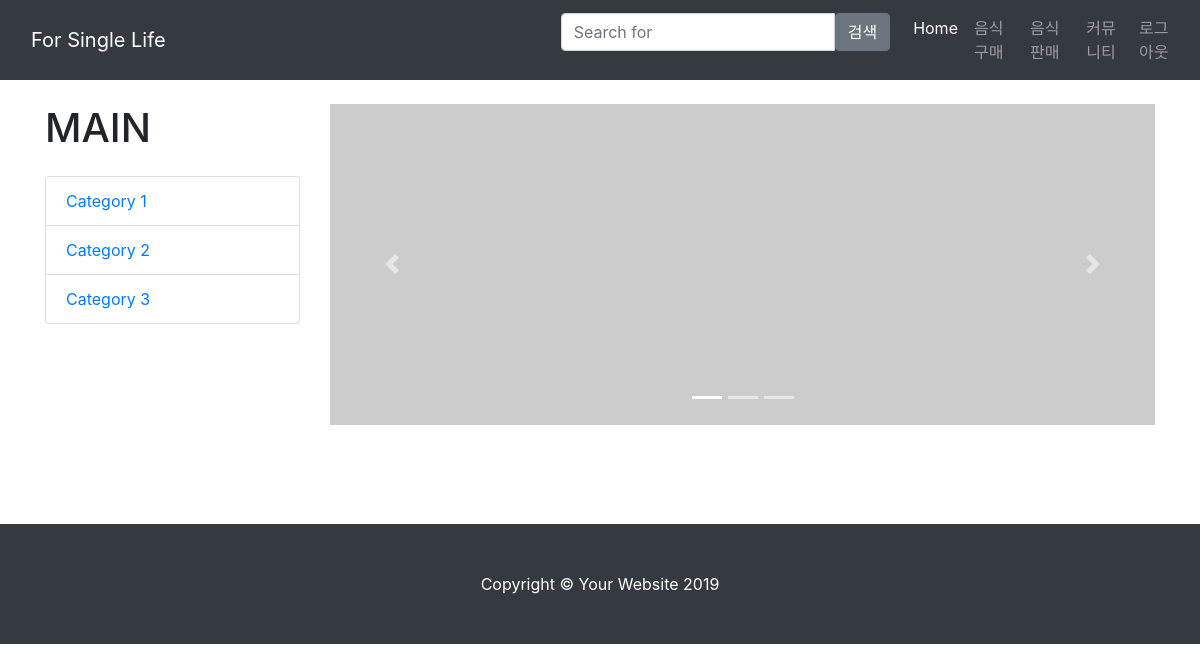
The page /main/ (signed in) on the database as committed earlier.
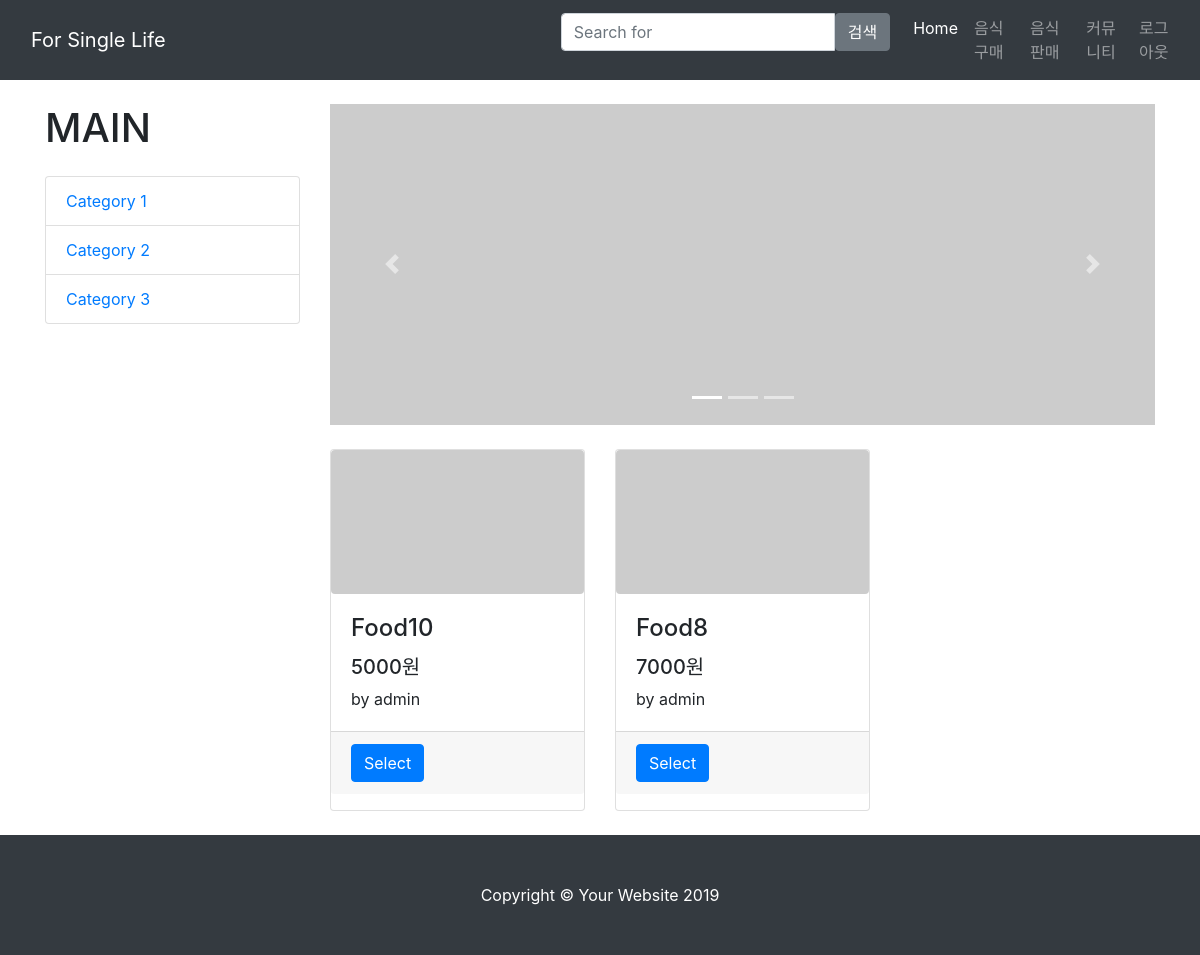
The same page on the database as committed later.
### app/models.py (models this page shows, shortened)
class food(models.Model):
    name = models.CharField(max_length=50)
    seller = models.ForeignKey(User, on_delete=models.CASCADE, related_name='foods')
    body = models.CharField(max_length=1024)
    photo = models.ImageField(blank=True)
    date = models.DateTimeField(auto_created=True, auto_now_add=True)
    price = models.IntegerField(default=0)
    view = models.IntegerField(default=0)

### app/views.py (the view)
# urls.py: path('main/', views.main, name='main'),
def main(request):
    user = User.objects.get(username=request.user.get_username())
    ranks = get_recommendations(user, similarity=sim_pearson)
    result = []
    for item in ranks:
        for object in food.objects.all().filter(name=item):
            result.append(object)
    result.reverse()
    return render(request, 'main.html', {'ranks': result})

### app/views.py (called while the page is built)
def sim_pearson(p1, p2):
    si = dict()
    for item in Recommend.objects.filter(viewer=p1):
        if Recommend.objects.filter(item=item.item, viewer=p2).exists():
            si[item.item] = 1
    n = len(si)
    if n==0: return 0
    sum1 = sum([Recommend.objects.get(viewer=p1, item=it).view for it in si])
    sum2 = sum([Recommend.objects.get(viewer=p2, item=it).view for it in si])
    sum1Sq = sum([(Recommend.objects.get(viewer=p1, item=it).view)**2 for it in si])
    sum2Sq = sum([(Recommend.objects.get(viewer=p2, item=it).view)**2 for it in si])
    pSum = sum([Recommend.objects.get(viewer=p1, item=it).view * Recommend.objects.get(viewer=p2, item=it).view for it in si])
    num = pSum - (sum1*sum2/n)
    den = sqrt((sum1Sq-pow(sum1,2)/n) * (sum2Sq-pow(sum2,2)/n))
    if den==0: return 0
    r = num/den
    return r

### templates/main.html (shortened to what this page needs)
﻿{% load staticfiles %}
<!DOCTYPE html>
<html lang="en">
<head>
  <link href="{% static 'vendor/bootstrap/css/bootstrap.min.css' %}" rel="stylesheet">
  <link href="{% static 'css/shop-homepage.css' %}" rel="stylesheet">
</head>
<body>
  <nav class="navbar navbar-expand-lg navbar-dark bg-dark fixed-top">
    <div class="container">
      <a class="navbar-brand" href="{% url 'main' %}">For Single Life</a>
        <form action="{% url 'search1' %}" method="POST">
    <div class="input-group">
              <input type="text" name="word" class="form-control" placeholder="Search for">
              <span class="input-group-btn">
                <button class="btn btn-secondary" type="submit">검색</button>
              </span>
            </div>
    </form>
</div>
      <div class="collapse navbar-collapse" id="navbarResponsive">
        <ul class="navbar-nav ml-auto">
          <li class="nav-item active">
            <a class="nav-link" href="#">Home
            </a>
          </li>
          <li class="nav-item">
            <a class="nav-link" href="{% url 'foodlist' %}">음식 구매</a>
          </li>
          <li class="nav-item">
            <a class="nav-link" href="{% url 'foodreg' %}">음식 판매</a>
          </li>
          <li class="nav-item">
            <a class="nav-link" href="{% url 'community' %}">커뮤니티</a>
          </li>
            <li class="nav-item">
            <a class="nav-link" href="{% url 'logout' %}">로그아웃</a>
          </li>
        </ul>
      </div>
  </nav>
  <div class="container">
    <div class="row">
      <div class="col-lg-3">
        <h1 class="my-4">MAIN</h1>
        <div class="list-group">
          <a href="#" class="list-group-item">Category 1</a>
          <a href="#" class="list-group-item">Category 2</a>
          <a href="#" class="list-group-item">Category 3</a>
        </div>
        <div id="googleMap" style="width:100%;height:200px;"></div>
      </div>
      <div class="col-lg-9">
        <div id="carouselExampleIndicators" class="carousel slide my-4" data-ride="carousel">
          <ol class="carousel-indicators">
            <li data-target="#carouselExampleIndicators" data-slide-to="0" class="active"></li>
            <li data-target="#carouselExampleIndicators" data-slide-to="1"></li>
            <li data-target="#carouselExampleIndicators" data-slide-to="2"></li>
          </ol>
          <div class="carousel-inner" role="listbox">
            <div class="carousel-item active">
              <img class="d-block img-fluid" src="http://placehold.it/900x350" alt="First slide">
            </div>
          </div>
          <a class="carousel-control-prev" href="#carouselExampleIndicators" role="button" data-slide="prev">
            <span class="carousel-control-prev-icon" aria-hidden="true"></span>
          </a>
          <a class="carousel-control-next" href="#carouselExampleIndicators" role="button" data-slide="next">
            <span class="carousel-control-next-icon" aria-hidden="true"></span>
          </a>
        </div>
        <div class="row">
            {% for item in ranks %}
          <div class="col-lg-4 col-md-6 mb-4">
            <div class="card h-100">
              <a>
                  {% if item.photo %}
        <img class="img-fluid rounded" name="image" src="{{ item.photo.url }}" alt="">
            {% else %}
            <img class="img-fluid rounded" name="image" src="http://placehold.it/700x400" alt="">
      {% endif %}</a>
            <form action="food={{ item.id }}" method="POST" title="{{ item.name }}">
              <div class="card-body">
                <h4 class="card-title">
                  <a value="{{ item.id }}">{{ item.name }}</a>
                </h4>
                <h5>{{ item.price }}원</h5>
                <p class="card-text">by {{ item.seller.username }}</p>
              </div>
              <div class="card-footer">
                <small class="text-muted">
                    <a href="food={{ item.id }}" class="btn btn-primary" >Select</a>
                </small>
              </div>
            </form>
            </div>
          </div>
            {% endfor %}
        </div>
      </div>
    </div>
  </div>
  <footer class="py-5 bg-dark">
    <div class="container">
      <p class="m-0 text-center text-white">Copyright &copy; Your Website 2019</p>
    </div>
  </footer>
</body>
</html>

### static/css/shop-homepage.css (style rules this page uses)
body { padding-top: 56px; }

Rows that differ between the two databases and show on the page:
added food: {{ item.id }} 10 (drawn), name "Food10", price "5000", seller.username "admin"
added food: {{ item.id }} 9 (drawn), name "Food8", price "7000", seller.username "admin"
